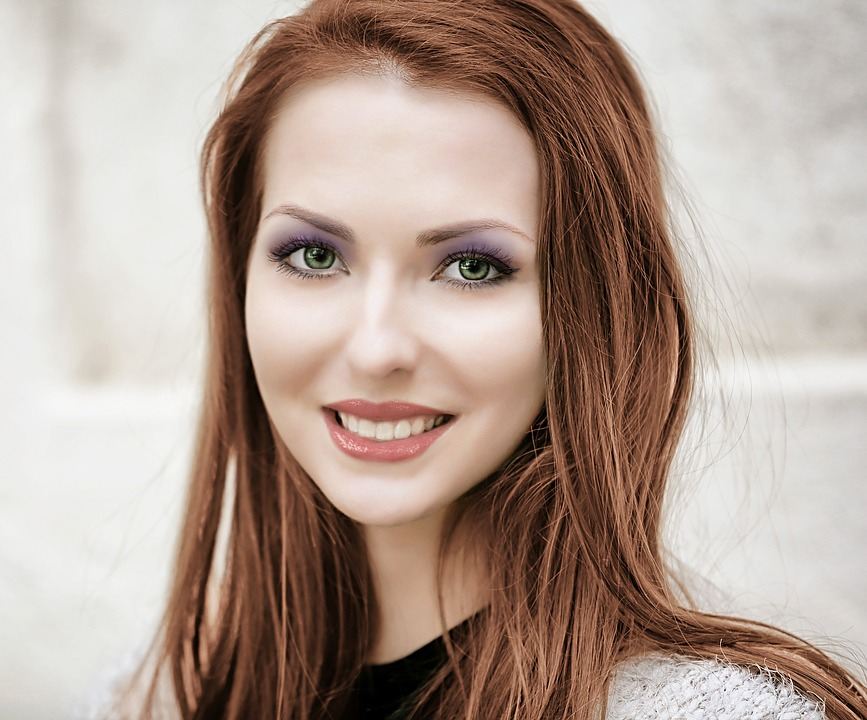
#> input picture Img_FaceDetector/arcnoi.jpg, 867 x 720 px
$ python arcnoi.py
#> lines starting #> are read from the running program, lines starting #| are printed output that depends on the picture; after the words box and inside, x2 and y2 are one past the last pixel; in counts of white or black regions, pixels touching at a corner belong together
from multiprocessing.connection import wait
import cv2 as cv
#"Elsőnek megadjuk a kezdeti alap dolgokat, a képet beolvassuk, a prototípust megadjuk."

s1 = int(input("Adjon meg egy számot 1-255-ig: "))
#> the answer given: 1
s2 = int(input("Adjon meg egy második számot 1-255-ig: "))
#> the answer given: 1
s3 = int(input("Adjon meg egyharmadik számot 1-255-ig: "))
#> the answer given: 1
print("Ezek a számok a négyzetnek lesz RGB-ben a színek.")
vastagsag = int(input("Adja meg mekkora legyen a nagysága a négyzetnek, amivel felismeri az arcot: "))
#> the answer given: 3

face_cascade = cv.CascadeClassifier('haarcascade_frontalface_default.xml')
img = cv.imread('arcnoi.jpg')
#> img is the input picture: shape (720, 867, 3); mean B, G, R 147.4, 158.3, 177.2
print("A kezdeti kép után elindul az arcfelismerése és annak a menete.")
cv.imshow('Kezdeti kep', img)
cv.waitKey(0)

print('Gyorsan vége a műveletnek')
gray = cv.cvtColor(img, cv.COLOR_BGR2GRAY)
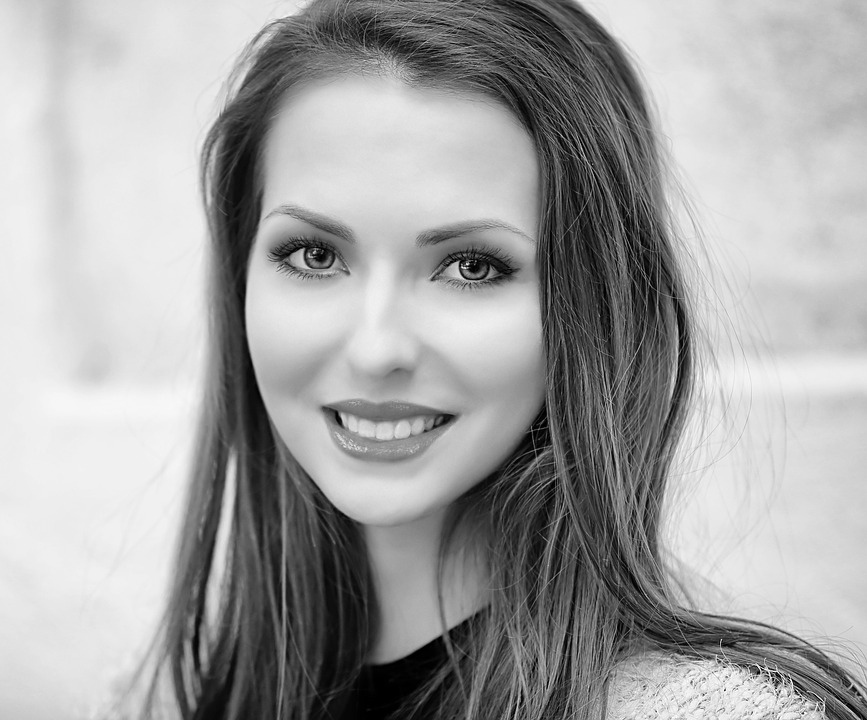
#> gray: shape (720, 867); min 0, max 255, mean 162.8
faces = face_cascade.detectMultiScale(gray)
#> faces = [[181, 100, 418, 418]]
faces = face_cascade.detectMultiScale(gray, 1.1, 4)
# Rajzoljunk egy négyzetet az arc köré
for (x, y, w, h) in faces:
    cv.rectangle(img, (x, y), (x+w, y+h), (s1, s2, s3), vastagsag)
#> this loop made 1 pass
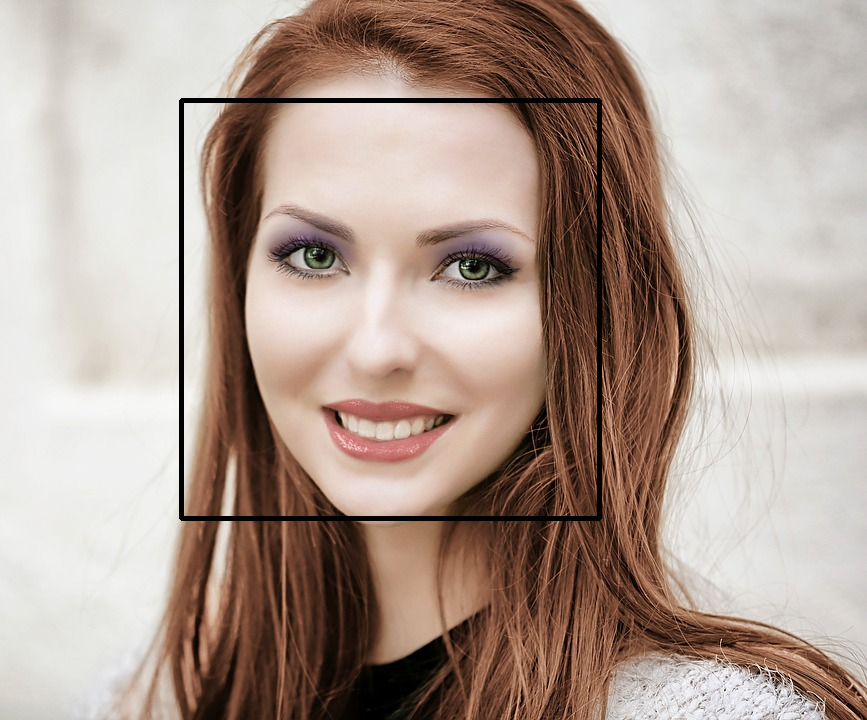
#> img: shape (720, 867, 3); 1.34% of pixels changed, all inside (x1, y1, x2, y2) = (179, 98, 602, 521)
cv.imshow('Noi arc negyzettel', img)
cv.waitKey(0)

$ run again, with Img_FaceDetector/justdave.jpg copied over Img_FaceDetector/arcnoi.jpg
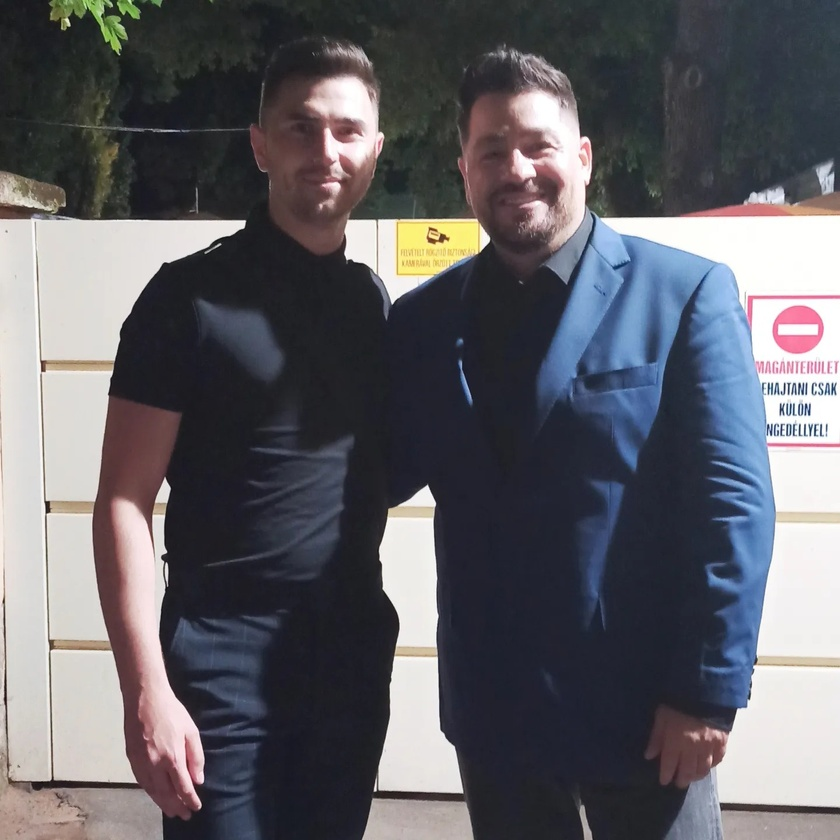
#> input picture Img_FaceDetector/justdave.jpg, 840 x 840 px, shrunk from 1440 x 1440 before the run
#> img is the input picture: shape (840, 840, 3); mean B, G, R 101.8, 96.1, 96.7
#> `gray = cv.cvtColor(img, cv.COLOR_BGR2GRAY)`:
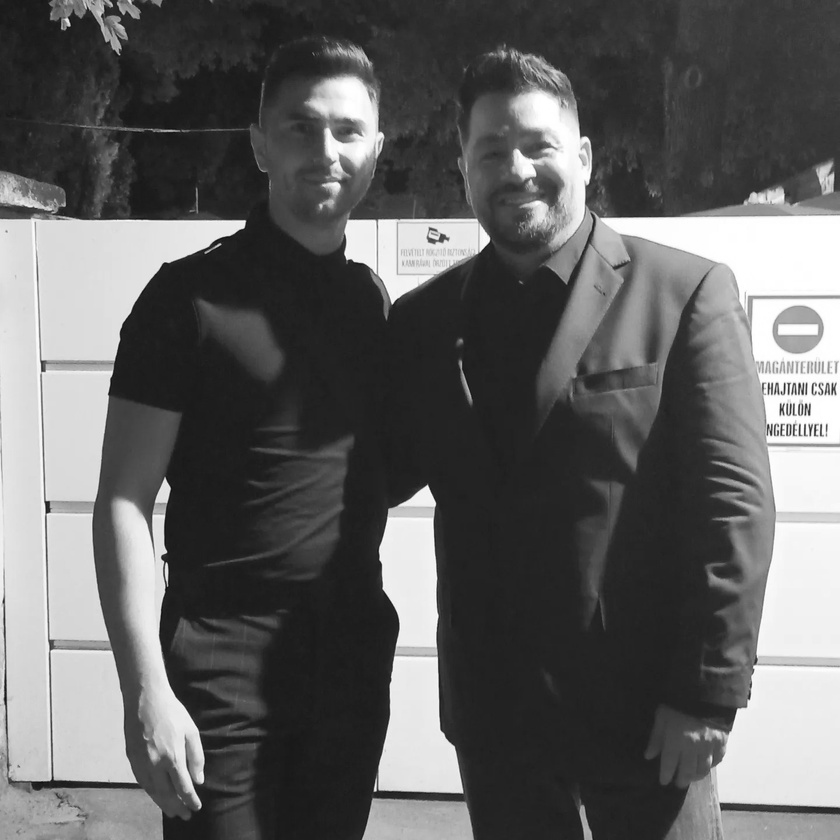
#> gray: shape (840, 840); min 13, max 255, mean 96.9
#> faces = [[578, 244, 60, 60], [261, 82, 128, 128], [464, 96, 134, 134]]
#> the loop `for (x, y, w, h) in faces:` made 3 passes
#> after the loop `for (x, y, w, h) in faces:`:
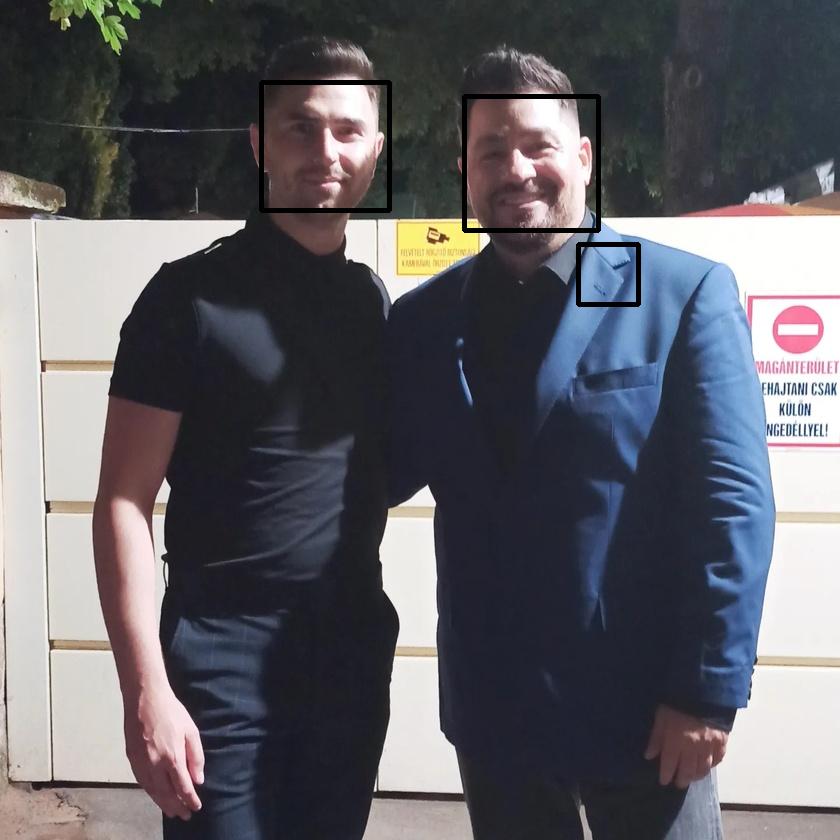
#> img: shape (840, 840, 3); 0.91% of pixels changed, all inside (x1, y1, x2, y2) = (259, 80, 641, 307)

$ run again, with Img_FaceDetector/justdave2.jpg copied over Img_FaceDetector/arcnoi.jpg
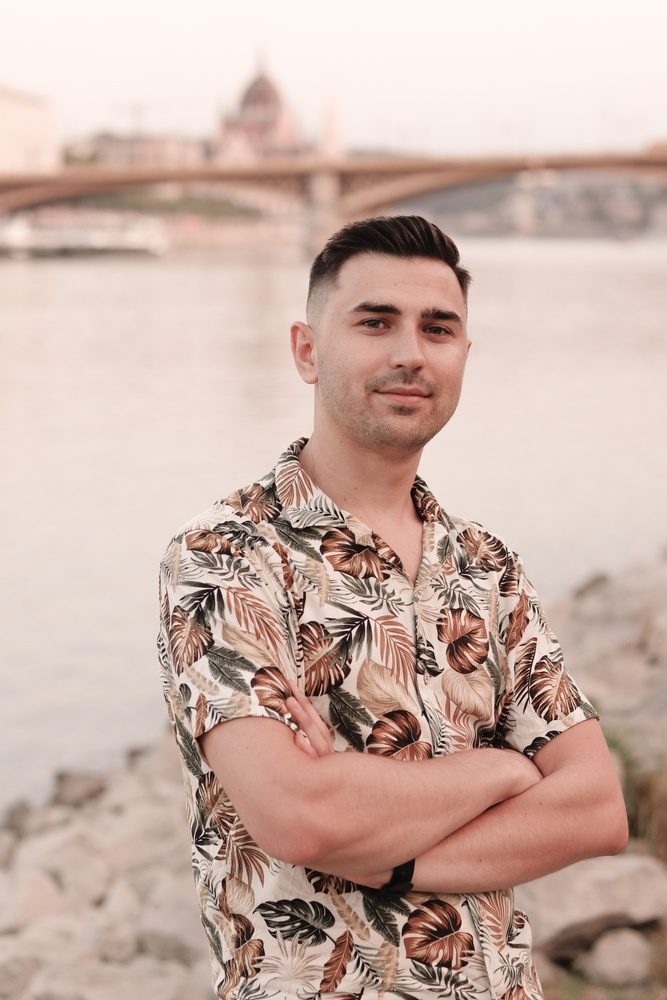
#> input picture Img_FaceDetector/justdave2.jpg, 667 x 1000 px, shrunk from 1365 x 2048 before the run
#> img is the input picture: shape (1000, 667, 3); mean B, G, R 167.9, 177.9, 203.1
#> `gray = cv.cvtColor(img, cv.COLOR_BGR2GRAY)`:
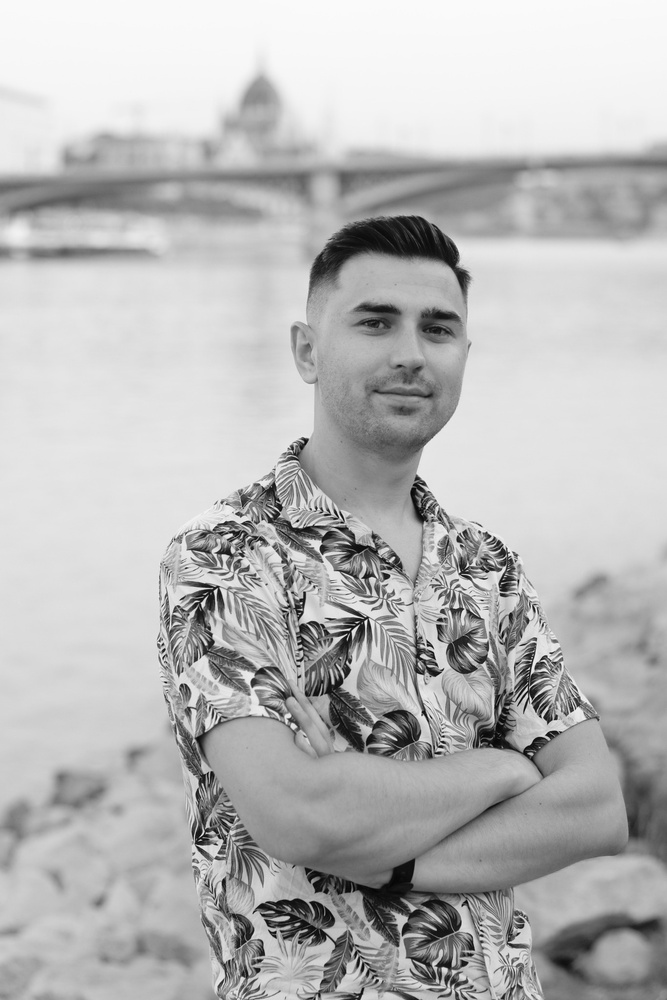
#> gray: shape (1000, 667); min 4, max 251, mean 184.3
#> faces = [[313, 254, 184, 184]]
#> the loop `for (x, y, w, h) in faces:` made 1 pass
#> after the loop `for (x, y, w, h) in faces:`:
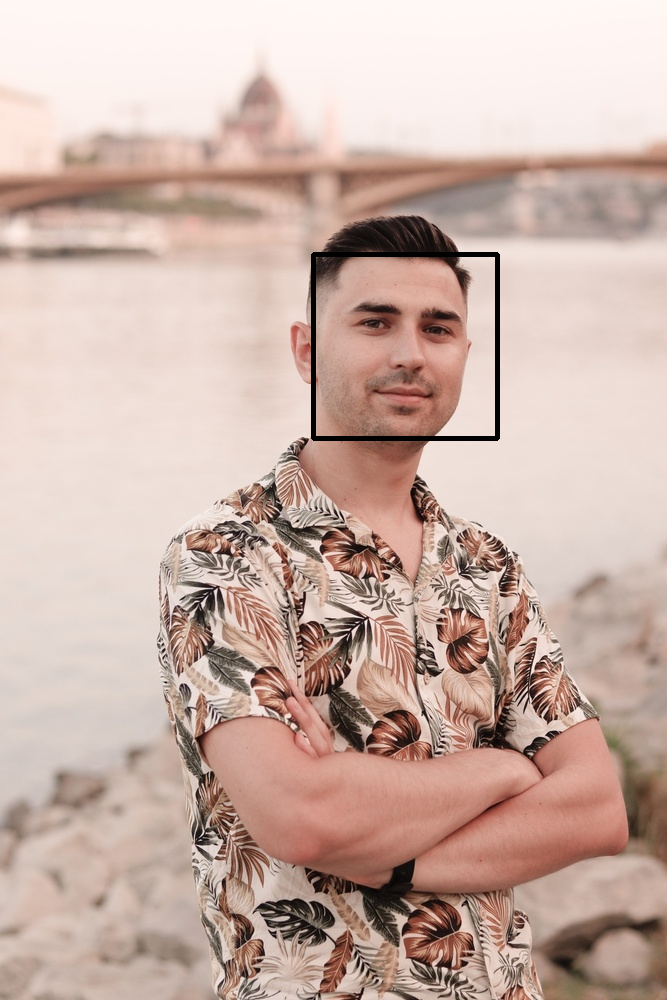
#> img: shape (1000, 667, 3); 0.55% of pixels changed, all inside (x1, y1, x2, y2) = (311, 252, 500, 441)

$ run again, with Img_FaceDetector/mark.jpg copied over Img_FaceDetector/arcnoi.jpg
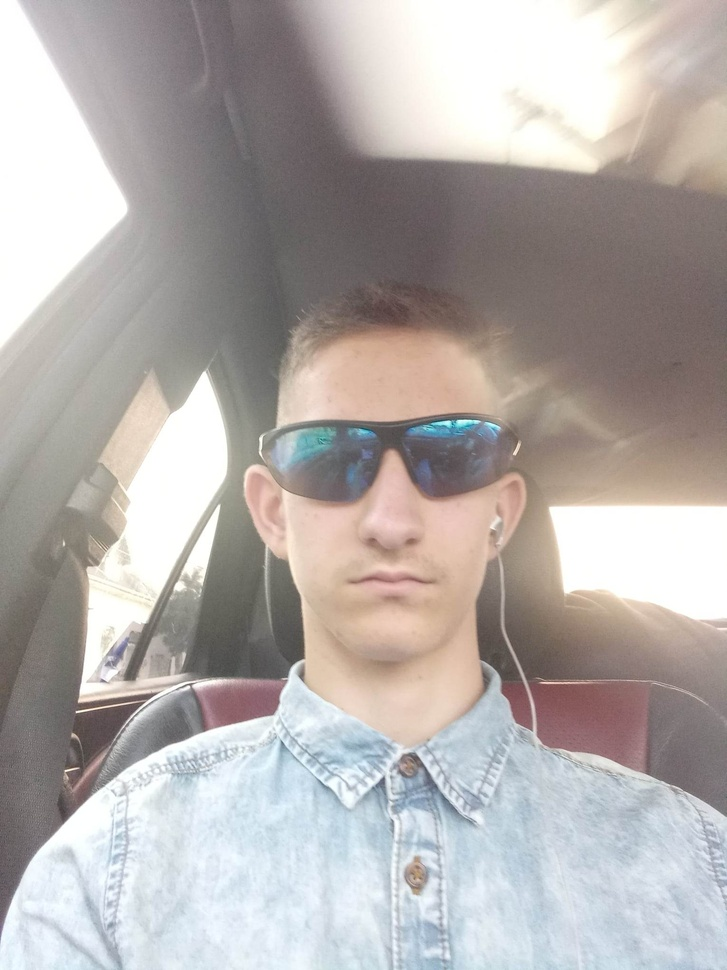
#> input picture Img_FaceDetector/mark.jpg, 727 x 970 px, shrunk from 1530 x 2040 before the run
#> img is the input picture: shape (970, 727, 3); mean B, G, R 171.4, 173.7, 179.3
#> `gray = cv.cvtColor(img, cv.COLOR_BGR2GRAY)`:
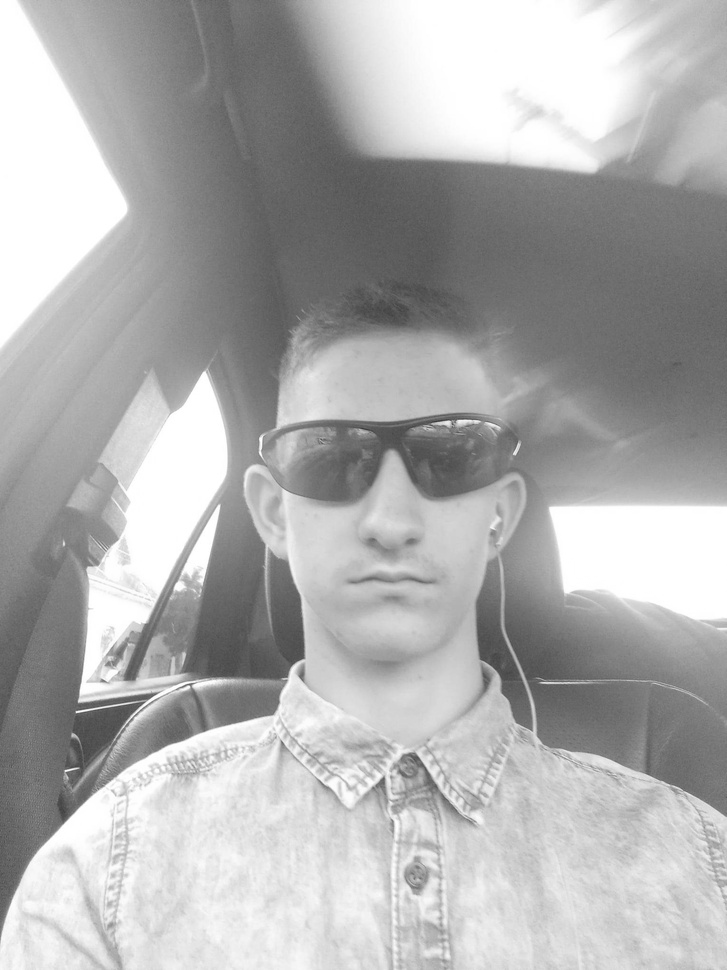
#> gray: shape (970, 727); min 57, max 255, mean 175.1
#> faces = [[243, 361, 293, 293]]
#> the loop `for (x, y, w, h) in faces:` made 1 pass
#> after the loop `for (x, y, w, h) in faces:`:
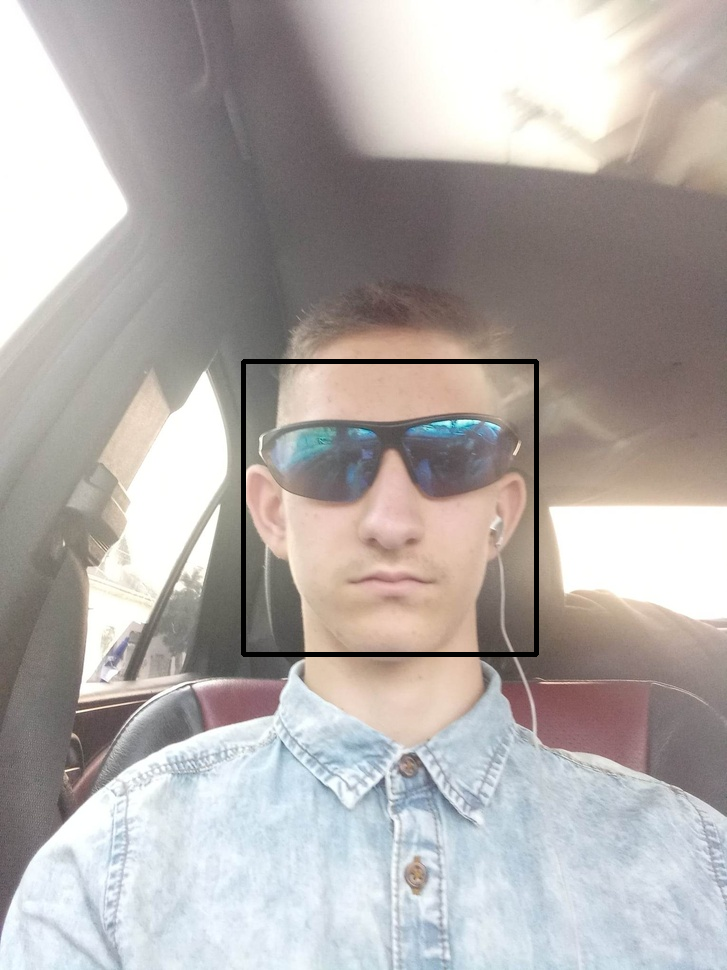
#> img: shape (970, 727, 3); 0.83% of pixels changed, all inside (x1, y1, x2, y2) = (241, 359, 539, 657)
